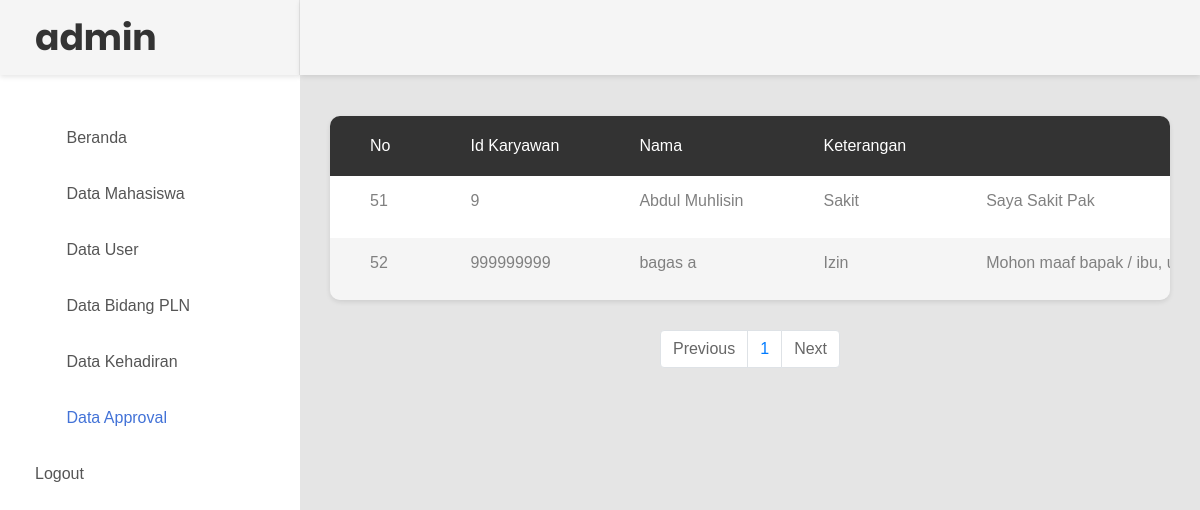
Page /data_keterangan.php (signed in) on the committed database.
### tables this page shows
CREATE TABLE `tb_keterangan` (
  `id` int(11) NOT NULL,
  `id_karyawan` varchar(11) NOT NULL,
  `nama` varchar(255) NOT NULL,
  `keterangan` varchar(255) NOT NULL,
  `alasan` text NOT NULL,
  `waktu` varchar(255) NOT NULL,
  `bukti` varchar(50) NOT NULL
);

### paging_ket.php (the view, shortened to what this page needs)
<head>
</head>
<?php
include 'koneksi.php';
$batas = 5;
$halaman = isset($_GET['halaman']) ? (int)$_GET['halaman'] : 1;
$halaman_awal = ($halaman>1) ? ($halaman * $batas) - $batas : 0;
$data_karyawan = mysqli_query($koneksi, "SELECT * FROM tb_keterangan LIMIT $halaman_awal, $batas");
while ($row=mysqli_fetch_array($data_karyawan)) {
 ?>
  <tr>
                                                <td><?php echo $row['id']; ?></td>
                                                <td><?php echo $row['id_karyawan']; ?></td>
                                                <td><?php echo $row['nama']; ?></td>
                                                <td><?php echo $row['keterangan']; ?></td>
                                                <td><?php echo $row['alasan']; ?></td>
                                            </tr>
                                        <?php } ?>

### rows in the picture
tb_keterangan: id "51", id_karyawan "9", nama "Abdul Muhlisin", keterangan "Sakit", alasan "Saya Sakit Pak"
tb_keterangan: id "52", id_karyawan "999999999", nama "bagas a", keterangan "Izin", alasan "Mohon maaf bapak / ibu,…"
